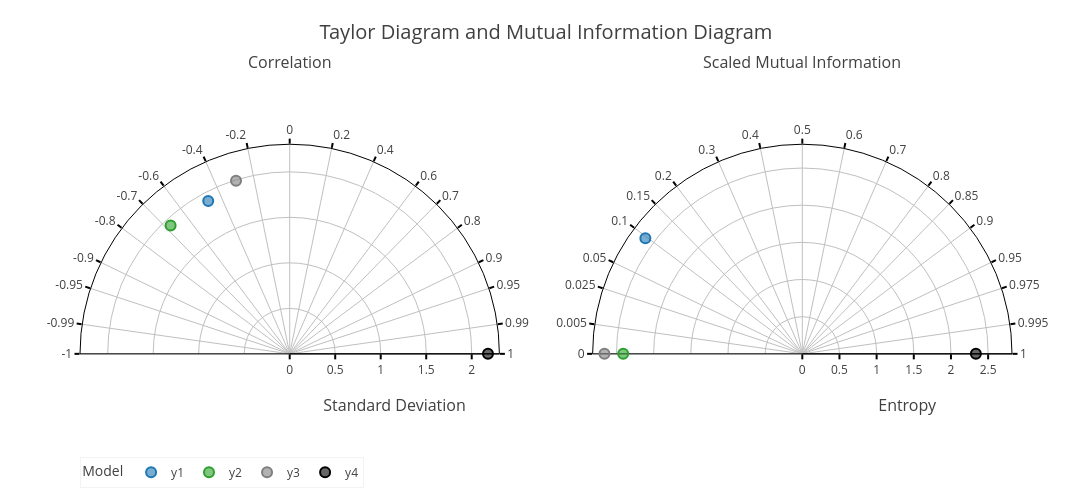

Write notebook code for a chart like this one.
### Code cell
diag.chart_create_all_diagrams(df_anscombes_quartet_modified_with_noise, string_reference_model=string_ref_model, string_corr_method=string_corr_method, string_mid_type=string_mid_type, **dict_mi_parameters_features_continous_target_continous)

### Figure 1 — Plotly figure (JSON) as saved in the notebook; plotly's stock layout.template omitted (floating-point values rounded to 4 significant figures)
{"data": [{"customdata": [["y1", 1.903, -0.4706, 3.502], ["y1", 1.903, -0.4706, 3.502], ["y1", 1.903, -0.4706, 3.502], ["y1", 1.903, -0.4706, 3.502]], "hoverlabel": {"bgcolor": "#FFFFFF", "bordercolor": "rgba(31, 119, 180, 1)", "font": {"color": "#000000"}}, "hovertemplate": "Model: %{customdata[0]}<br>Standard Deviation: %{customdata[1]:.3f}<br>Correlation: %{customdata[2]:.3f}<br>Reference distance (CRMSE): %{customdata[3]:.3f}<br><extra></extra>", "legendgroup": "y1", "marker": {"color": "rgba(31, 119, 180, 0.6)", "line": {"color": "rgba(31, 119, 180, 1)", "width": 2}, "size": 10}, "mode": "markers", "name": "y1", "r": [1.903], "showlegend": true, "subplot": "polar", "theta": [118.1], "type": "scatterpolar"}, {"customdata": [["y2", 1.923, -0.6804, 3.761], ["y2", 1.923, -0.6804, 3.761], ["y2", 1.923, -0.6804, 3.761], ["y2", 1.923, -0.6804, 3.761]], "hoverlabel": {"bgcolor": "#FFFFFF", "bordercolor": "rgba(44, 160, 44, 1)", "font": {"color": "#000000"}}, "hovertemplate": "Model: %{customdata[0]}<br>Standard Deviation: %{customdata[1]:.3f}<br>Correlation: %{customdata[2]:.3f}<br>Reference distance (CRMSE): %{customdata[3]:.3f}<br><extra></extra>", "legendgroup": "y2", "marker": {"color": "rgba(44, 160, 44, 0.6)", "line": {"color": "rgba(44, 160, 44, 1)", "width": 2}, "size": 10}, "mode": "markers", "name": "y2", "r": [1.923], "showlegend": true, "subplot": "polar", "theta": [132.9], "type": "scatterpolar"}, {"customdata": [["y3", 1.991, -0.2962, 3.358], ["y3", 1.991, -0.2962, 3.358], ["y3", 1.991, -0.2962, 3.358], ["y3", 1.991, -0.2962, 3.358]], "hoverlabel": {"bgcolor": "#FFFFFF", "bordercolor": "rgba(127, 127, 127, 1)", "font": {"color": "#000000"}}, "hovertemplate": "Model: %{customdata[0]}<br>Standard Deviation: %{customdata[1]:.3f}<br>Correlation: %{customdata[2]:.3f}<br>Reference distance (CRMSE): %{customdata[3]:.3f}<br><extra></extra>", "legendgroup": "y3", "marker": {"color": "rgba(127, 127, 127, 0.6)", "line": {"color": "rgba(127, 127, 127, 1)", "width": 2}, "size": 10}, "mode": "markers", "name": "y3", "r": [1.991], "showlegend": true, "subplot": "polar", "theta": [107.2], "type": "scatterpolar"}, {"customdata": [["y4", 2.178, 1.0, 0], ["y4", 2.178, 1.0, 0], ["y4", 2.178, 1.0, 0], ["y4", 2.178, 1.0, 0]], "hoverlabel": {"bgcolor": "#FFFFFF", "bordercolor": "rgba(0, 0, 0, 1)", "font": {"color": "#000000"}}, "hovertemplate": "Model: %{customdata[0]}<br>Standard Deviation: %{customdata[1]:.3f}<br>Correlation: %{customdata[2]:.3f}<br>Reference distance (CRMSE): %{customdata[3]:.3f}<br><extra></extra>", "legendgroup": "y4", "marker": {"color": "rgba(0, 0, 0, 0.6)", "line": {"color": "rgba(0, 0, 0, 1)", "width": 2}, "size": 10}, "mode": "markers", "name": "y4", "r": [2.178], "showlegend": true, "subplot": "polar", "theta": [1.207e-06], "type": "scatterpolar"}, {"customdata": [["y1", 2.622, 0.09737, 4.711], ["y1", 2.622, 0.09737, 4.711], ["y1", 2.622, 0.09737, 4.711], ["y1", 2.622, 0.09737, 4.711]], "hoverlabel": {"bgcolor": "#FFFFFF", "bordercolor": "rgba(31, 119, 180, 1)", "font": {"color": "#000000"}}, "hovertemplate": "Model: %{customdata[0]}<br>Entropy: %{customdata[1]:.3f}<br>Scaled MI: %{customdata[2]:.3f}<br>Reference distance (VI): %{customdata[3]:.3f}<br><extra></extra>", "legendgroup": "y1", "marker": {"color": "rgba(31, 119, 180, 0.6)", "line": {"color": "rgba(31, 119, 180, 1)", "width": 2}, "size": 10}, "mode": "markers", "name": "y1", "r": [2.622], "showlegend": false, "subplot": "polar2", "theta": [143.6], "type": "scatterpolar"}, {"customdata": [["y2", 2.41, 0, 4.745], ["y2", 2.41, 0, 4.745], ["y2", 2.41, 0, 4.745], ["y2", 2.41, 0, 4.745]], "hoverlabel": {"bgcolor": "#FFFFFF", "bordercolor": "rgba(44, 160, 44, 1)", "font": {"color": "#000000"}}, "hovertemplate": "Model: %{customdata[0]}<br>Entropy: %{customdata[1]:.3f}<br>Scaled MI: %{customdata[2]:.3f}<br>Reference distance (VI): %{customdata[3]:.3f}<br><extra></extra>", "legendgroup": "y2", "marker": {"color": "rgba(44, 160, 44, 0.6)", "line": {"color": "rgba(44, 160, 44, 1)", "width": 2}, "size": 10}, "mode": "markers", "name": "y2", "r": [2.41], "showlegend": false, "subplot": "polar2", "theta": [180], "type": "scatterpolar"}, {"customdata": [["y3", 2.662, 0, 4.997], ["y3", 2.662, 0, 4.997], ["y3", 2.662, 0, 4.997], ["y3", 2.662, 0, 4.997]], "hoverlabel": {"bgcolor": "#FFFFFF", "bordercolor": "rgba(127, 127, 127, 1)", "font": {"color": "#000000"}}, "hovertemplate": "Model: %{customdata[0]}<br>Entropy: %{customdata[1]:.3f}<br>Scaled MI: %{customdata[2]:.3f}<br>Reference distance (VI): %{customdata[3]:.3f}<br><extra></extra>", "legendgroup": "y3", "marker": {"color": "rgba(127, 127, 127, 0.6)", "line": {"color": "rgba(127, 127, 127, 1)", "width": 2}, "size": 10}, "mode": "markers", "name": "y3", "r": [2.662], "showlegend": false, "subplot": "polar2", "theta": [180], "type": "scatterpolar"}, {"customdata": [["y4", 2.335, 1, 0], ["y4", 2.335, 1, 0], ["y4", 2.335, 1, 0], ["y4", 2.335, 1, 0]], "hoverlabel": {"bgcolor": "#FFFFFF", "bordercolor": "rgba(0, 0, 0, 1)", "font": {"color": "#000000"}}, "hovertemplate": "Model: %{customdata[0]}<br>Entropy: %{customdata[1]:.3f}<br>Scaled MI: %{customdata[2]:.3f}<br>Reference distance (VI): %{customdata[3]:.3f}<br><extra></extra>", "legendgroup": "y4", "marker": {"color": "rgba(0, 0, 0, 0.6)", "line": {"color": "rgba(0, 0, 0, 1)", "width": 2}, "size": 10}, "mode": "markers", "name": "y4", "r": [2.335], "showlegend": false, "subplot": "polar2", "theta": [0], "type": "scatterpolar"}], "layout": {"annotations": [{"font": {"color": "#404040", "size": 16}, "showarrow": false, "text": "Correlation", "x": 0.225, "xanchor": "center", "xref": "paper", "y": 1, "yanchor": "bottom", "yref": "paper", "yshift": 25}, {"font": {"color": "#404040", "size": 16}, "showarrow": false, "text": "Scaled Mutual Information", "x": 0.775, "xanchor": "center", "xref": "paper", "y": 1, "yanchor": "bottom", "yref": "paper", "yshift": 25}], "height": 500, "legend": {"bgcolor": "#FFFFFF", "bordercolor": "#C0C0C0", "borderwidth": 0.2, "font": {"color": "#404040"}, "orientation": "h", "title": {"text": "Model"}, "x": 0, "y": -0.2}, "polar": {"angularaxis": {"direction": "counterclockwise", "gridcolor": "#C0C0C0", "griddash": "solid", "layer": "below traces", "linecolor": "#000000", "showline": true, "tickcolor": "#000000", "tickfont": {"color": "#404040"}, "ticks": "outside", "ticktext": [-1.0, -0.99, -0.95, -0.9, -0.8, -0.7, -0.6, -0.4, -0.2, 0.0, 0.2, 0.4, 0.6, 0.7, 0.8, 0.9, 0.95, 0.99, 1.0], "tickvals": [180.0, 171.9, 161.8, 154.2, 143.1, 134.4, 126.9, 113.6, 101.5, 90.0, 78.46, 66.42, 53.13, 45.57, 36.87, 25.84, 18.19, 8.11, 0.0], "tickwidth": 2}, "bgcolor": "#FFFFFF", "domain": {"x": [0, 0.45], "y": [0, 1]}, "radialaxis": {"gridcolor": "#C0C0C0", "griddash": "solid", "layer": "below traces", "linecolor": "#000000", "range": [0, 2.304], "showline": true, "tickcolor": "#000000", "tickfont": {"color": "#404040"}, "ticks": "outside", "tickwidth": 2, "title": {"font": {"color": "#404040", "size": 16}, "text": "<br>Standard Deviation"}}, "sector": [0, 180]}, "polar2": {"angularaxis": {"direction": "counterclockwise", "gridcolor": "#C0C0C0", "griddash": "solid", "layer": "below traces", "linecolor": "#000000", "showline": true, "tickcolor": "#000000", "tickfont": {"color": "#404040"}, "ticks": "outside", "ticktext": [0.0, 0.005, 0.025, 0.05, 0.1, 0.15, 0.2, 0.3, 0.4, 0.5, 0.6, 0.7, 0.8, 0.85, 0.9, 0.95, 0.975, 0.995, 1.0], "tickvals": [180.0, 171.9, 161.8, 154.2, 143.1, 134.4, 126.9, 113.6, 101.5, 90.0, 78.46, 66.42, 53.13, 45.57, 36.87, 25.84, 18.19, 8.11, 0.0], "tickwidth": 2}, "bgcolor": "#FFFFFF", "domain": {"x": [0.55, 1], "y": [0, 1]}, "radialaxis": {"gridcolor": "#C0C0C0", "griddash": "solid", "layer": "below traces", "linecolor": "#000000", "range": [0, 2.821], "showline": true, "tickcolor": "#000000", "tickfont": {"color": "#404040"}, "ticks": "outside", "tickwidth": 2, "title": {"font": {"color": "#404040", "size": 16}, "text": "<br>Entropy"}}, "sector": [0, 180]}, "showlegend": true, "title": {"font": {"color": "#404040", "size": 20}, "text": "Taylor Diagram and Mutual Information Diagram", "x": 0.5, "xanchor": "center", "y": 0.95, "yanchor": "top"}, "width": 1400}}
